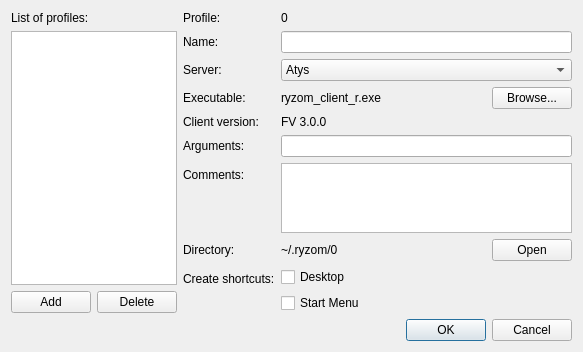
<?xml version="1.0" encoding="UTF-8"?>
<ui version="4.0">
 <class>ProfilesDialog</class>
 <widget class="QDialog" name="ProfilesDialog">
  <property name="geometry">
   <rect>
    <x>0</x>
    <y>0</y>
    <width>583</width>
    <height>348</height>
   </rect>
  </property>
  <property name="windowTitle">
   <string>Dialog</string>
  </property>
  <layout class="QVBoxLayout" name="verticalLayout">
   <item>
    <layout class="QHBoxLayout" name="mainLayout">
     <item>
      <layout class="QVBoxLayout" name="profilesLayout" stretch="0,1,0">
       <item>
        <widget class="QLabel" name="profilesLabel">
         <property name="text">
          <string>List of profiles:</string>
         </property>
        </widget>
       </item>
       <item>
        <widget class="QListView" name="profilesListView">
         <property name="sizePolicy">
          <sizepolicy hsizetype="Ignored" vsizetype="Expanding">
           <horstretch>0</horstretch>
           <verstretch>0</verstretch>
          </sizepolicy>
         </property>
         <property name="minimumSize">
          <size>
           <width>0</width>
           <height>0</height>
          </size>
         </property>
         <property name="editTriggers">
          <set>QAbstractItemView::NoEditTriggers</set>
         </property>
        </widget>
       </item>
       <item>
        <layout class="QHBoxLayout" name="profilesActionsLayout" stretch="0,0">
         <item>
          <widget class="QPushButton" name="addButton">
           <property name="text">
            <string>Add</string>
           </property>
          </widget>
         </item>
         <item>
          <widget class="QPushButton" name="deleteButton">
           <property name="text">
            <string>Delete</string>
           </property>
          </widget>
         </item>
        </layout>
       </item>
      </layout>
     </item>
     <item>
      <layout class="QFormLayout" name="formLayout">
       <item row="0" column="0">
        <widget class="QLabel" name="profileLabel">
         <property name="text">
          <string>Profile:</string>
         </property>
        </widget>
       </item>
       <item row="0" column="1">
        <widget class="QLabel" name="profileIdLabel">
         <property name="text">
          <string>0</string>
         </property>
        </widget>
       </item>
       <item row="1" column="0">
        <widget class="QLabel" name="nameLabel">
         <property name="text">
          <string>Name:</string>
         </property>
        </widget>
       </item>
       <item row="1" column="1">
        <widget class="QLineEdit" name="nameEdit"/>
       </item>
       <item row="2" column="0">
        <widget class="QLabel" name="serverLabel">
         <property name="text">
          <string>Server:</string>
         </property>
        </widget>
       </item>
       <item row="2" column="1">
        <widget class="QComboBox" name="serverComboBox">
         <item>
          <property name="text">
           <string>Atys</string>
          </property>
         </item>
         <item>
          <property name="text">
           <string>Yubo</string>
          </property>
         </item>
        </widget>
       </item>
       <item row="3" column="0">
        <widget class="QLabel" name="executableLabel">
         <property name="text">
          <string>Executable:</string>
         </property>
        </widget>
       </item>
       <item row="3" column="1">
        <layout class="QHBoxLayout" name="executableLayout" stretch="1,0">
         <item>
          <widget class="QLabel" name="executablePathLabel">
           <property name="text">
            <string>ryzom_client_r.exe</string>
           </property>
          </widget>
         </item>
         <item>
          <widget class="QPushButton" name="executableBrowseButton">
           <property name="text">
            <string>Browse...</string>
           </property>
          </widget>
         </item>
        </layout>
       </item>
       <item row="4" column="0">
        <widget class="QLabel" name="clientVersionLabel">
         <property name="text">
          <string>Client version:</string>
         </property>
        </widget>
       </item>
       <item row="4" column="1">
        <widget class="QLabel" name="executableVersionLabel">
         <property name="text">
          <string>FV 3.0.0</string>
         </property>
        </widget>
       </item>
       <item row="5" column="0">
        <widget class="QLabel" name="argumentsLabel">
         <property name="text">
          <string>Arguments:</string>
         </property>
        </widget>
       </item>
       <item row="5" column="1">
        <widget class="QLineEdit" name="argumentsEdit"/>
       </item>
       <item row="6" column="0">
        <widget class="QLabel" name="commentsLabel">
         <property name="text">
          <string>Comments:</string>
         </property>
        </widget>
       </item>
       <item row="6" column="1">
        <widget class="QPlainTextEdit" name="commentsEdit">
         <property name="sizePolicy">
          <sizepolicy hsizetype="Expanding" vsizetype="Expanding">
           <horstretch>0</horstretch>
           <verstretch>1</verstretch>
          </sizepolicy>
         </property>
        </widget>
       </item>
       <item row="7" column="0">
        <widget class="QLabel" name="directoryLabel">
         <property name="text">
          <string>Directory:</string>
         </property>
        </widget>
       </item>
       <item row="7" column="1">
        <layout class="QHBoxLayout" name="horizontalLayout" stretch="1,0">
         <item>
          <widget class="QLabel" name="directoryPathLabel">
           <property name="text">
            <string>~/.ryzom/0</string>
           </property>
          </widget>
         </item>
         <item>
          <widget class="QPushButton" name="directoryButton">
           <property name="text">
            <string>Open</string>
           </property>
          </widget>
         </item>
        </layout>
       </item>
       <item row="8" column="0">
        <widget class="QLabel" name="shortcutsLabel">
         <property name="text">
          <string>Create shortcuts:</string>
         </property>
        </widget>
       </item>
       <item row="8" column="1">
        <layout class="QVBoxLayout" name="shortcutsLayout">
         <item>
          <widget class="QCheckBox" name="desktopShortcutCheckBox">
           <property name="text">
            <string>Desktop</string>
           </property>
          </widget>
         </item>
         <item>
          <widget class="QCheckBox" name="menuShortcutCheckBox">
           <property name="text">
            <string>Start Menu</string>
           </property>
          </widget>
         </item>
        </layout>
       </item>
      </layout>
     </item>
    </layout>
   </item>
   <item>
    <widget class="QDialogButtonBox" name="buttonBox">
     <property name="orientation">
      <enum>Qt::Horizontal</enum>
     </property>
     <property name="standardButtons">
      <set>QDialogButtonBox::Cancel|QDialogButtonBox::Ok</set>
     </property>
    </widget>
   </item>
  </layout>
 </widget>
 <tabstops>
  <tabstop>profilesListView</tabstop>
  <tabstop>addButton</tabstop>
  <tabstop>deleteButton</tabstop>
  <tabstop>nameEdit</tabstop>
  <tabstop>serverComboBox</tabstop>
  <tabstop>executableBrowseButton</tabstop>
  <tabstop>argumentsEdit</tabstop>
  <tabstop>commentsEdit</tabstop>
  <tabstop>directoryButton</tabstop>
  <tabstop>desktopShortcutCheckBox</tabstop>
  <tabstop>menuShortcutCheckBox</tabstop>
 </tabstops>
 <resources/>
 <connections>
  <connection>
   <sender>buttonBox</sender>
   <signal>accepted()</signal>
   <receiver>ProfilesDialog</receiver>
   <slot>accept()</slot>
   <hints>
    <hint type="sourcelabel">
     <x>248</x>
     <y>254</y>
    </hint>
    <hint type="destinationlabel">
     <x>157</x>
     <y>274</y>
    </hint>
   </hints>
  </connection>
  <connection>
   <sender>buttonBox</sender>
   <signal>rejected()</signal>
   <receiver>ProfilesDialog</receiver>
   <slot>reject()</slot>
   <hints>
    <hint type="sourcelabel">
     <x>316</x>
     <y>260</y>
    </hint>
    <hint type="destinationlabel">
     <x>286</x>
     <y>274</y>
    </hint>
   </hints>
  </connection>
 </connections>
</ui>
